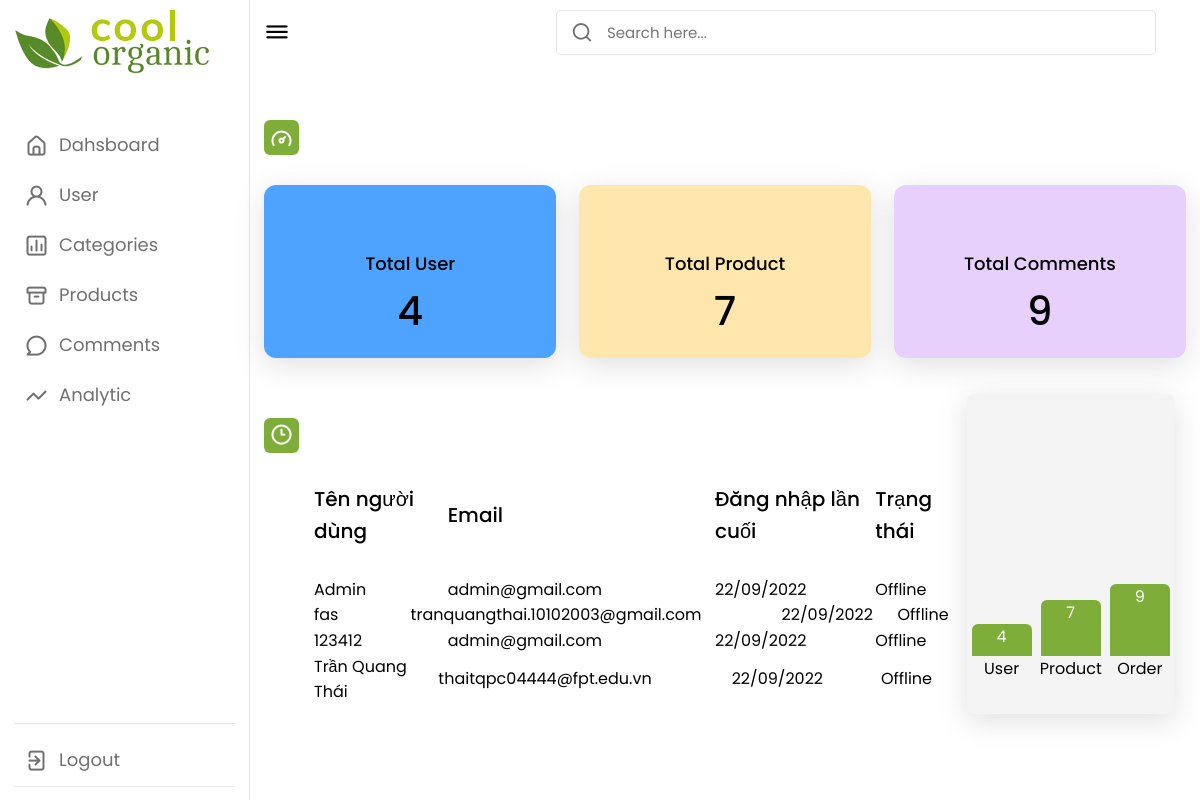
The page /admin/trang-chinh/index.php (signed in) on the database its author committed.
### tables this page shows
CREATE TABLE `khach_hang` (
  `ma_kh` varchar(20) NOT NULL,
  `mat_khau` varchar(255) NOT NULL,
  `ho_ten` varchar(50) NOT NULL,
  `kich_hoat` bit(1) NOT NULL DEFAULT b'0',
  `hinh` varchar(50) NOT NULL,
  `email` varchar(50) NOT NULL,
  `vai_tro` bit(1) NOT NULL DEFAULT b'0'
);

### admin/trang-chinh/index.php (called while the page is built, shortened)
<?php
    require '../../dao/pdo.php';
    require '../../dao/khach-hang.php';
    require '../../dao/thong-ke.php';
    $items_kh = kh_selectAll();
    $count_hh = tk_hh();
    $count_kh = tk_kh();
    $count_comment = tk_comment();
    require "../layout.php";
?>

### dao/pdo.php (called while the page is built, shortened)
<?php
function pdo_get_connection() {
    $servername = "localhost";
    $databasename = "sample_project";
    $username = "root";
    $password = "";
    try {
        $conn = new PDO("mysql:host=$servername;dbname=$databasename", $username, $password);
        $conn->setAttribute(PDO::ATTR_ERRMODE, PDO::ERRMODE_EXCEPTION);
        return $conn;
    } catch (PDOException $e) {
        return "Lỗi kết nối: " . $e->getMessage();
    }
}
function pdo_query($sql) {
    $sql_args = array_slice(func_get_args(), 1);
    try {
        $conn = pdo_get_connection();
        $stmt = $conn->prepare($sql);
        $stmt->execute($sql_args);
        $row = $stmt->fetchAll();
        return $row;
    } catch (PDOException $e) {
        throw $e;
    } finally {
        unset($conn);
    }
}
function pdo_query_value($sql) {
    $sql_args = array_slice(func_get_args(), 1);
    try {
        $conn = pdo_get_connection();
        $stmt = $conn->prepare($sql);
        $stmt->execute($sql_args);
        $row = $stmt->fetch(PDO::FETCH_ASSOC);
        return array_values($row)[0];
    } catch (PDOException $e) {
        throw $e;
    } finally {
        unset($conn);
    }
}

### dao/thong-ke.php (called while the page is built, shortened)
<?php
function tk_hh()
{
    $sql = "SELECT COUNT(*) FROM hang_hoa";
    return pdo_query_value($sql);
}
function tk_kh()
{
    $sql = "SELECT COUNT(*) FROM khach_hang";
    return pdo_query_value($sql);
}
function tk_comment()
{
    $sql = "SELECT COUNT(*) FROM binh_luan";
    return pdo_query_value($sql);
}

### dao/khach-hang.php (called while the page is built, shortened)
<?php
require_once 'pdo.php';
function kh_selectAll()
{
    $sql = "SELECT * FROM khach_hang";
    return pdo_query($sql);
}

### admin/trang-chinh/home.php (the view, shortened to what this page needs)
<div class="top">
    <i class="uil uil-bars sidebar-toggle"></i>
    <div class="search-box">
        <i class="uil uil-search"></i>
        <input type="text" placeholder="Search here...">
    </div>
</div>
<div class="dash-content">
    <div class="overview">
        <div class="title">
            <i class="uil uil-tachometer-fast-alt"></i>
            <span class="text">Dashboard</span>
        </div>
        <div class="boxes">
            <div class="box box1">
                <lord-icon src="https://cdn.lordicon.com/dxjqoygy.json" trigger="loop" state="hover-nodding" colors="primary:#121331,secondary:#000" style="width:50px;height:50px;font-weight:bold">
                </lord-icon>
                <span class="text">Total User</span>
                <span class="number number1">
                    <?= $count_kh ?>
                </span>
            </div>
            <div class="box box2">
                <lord-icon src="https://cdn.lordicon.com/nlzvfogq.json" trigger="loop" colors="primary:#121331,secondary:#000" style="width:50px;height:50px">
                </lord-icon>
                <span class="text">Total Product</span>
                <span class="number number2">
                    <?= $count_hh ?>
                </span>
            </div>
            <div class="box box3">
                <lord-icon src="https://cdn.lordicon.com/zpxybbhl.json" trigger="loop" colors="primary:#121331,secondary:#000" style="width:50px;height:50px">
                </lord-icon>
                <span class="text">Total Comments</span>
                <span class="number number3">
                    <?= $count_comment ?>
                </span>
            </div>
        </div>
    </div>
    <div class="info-chart">
        <div class="activity">
            <div class="title">
                <i class="uil uil-clock-three"></i>
                <span class="text">Recent Activity</span>
            </div>
            <div class="activity-user">
                <div class="title-user-main">
                    <div class="title-pro name">Tên người dùng</div>
                    <div class="title-pro email">Email</div>
                    <div class="title-pro date">Đăng nhập lần cuối</div>
                    <div class="title-pro status">Trạng thái</div>
                </div>
                <?php foreach ($items_kh as $kh) { ?>
                    <div class="list-user-main">
                        <div class="name"><?= $kh['ho_ten'] ?></div>
                        <div class="email"><?= $kh['email'] ?></div>
                        <div class="date">22/09/2022</div>
                        <div class="status">Offline</div>
                    </div>
                <?php } ?>
            </div>
        </div>
        <div class="chart-layout">
            <div class="chart-container">
                <div class="chart-layout__item chart-user" style="--percent: <?= $count_kh * 8; ?>px">
                    <?= $count_kh; ?>
                </div>
                <div class="name">User</div>
            </div>
            <div class="chart-container">
                <div class="chart-layout__item chart-pro" style="--percent: <?= $count_hh * 8; ?>px">
                    <?= $count_hh; ?>
                </div>
                <div class="name">Product</div>
            </div>
            <div class="chart-container">
                <div class="chart-layout__item chart-comment" style="--percent: <?= $count_comment * 8; ?>px">
                    <?= $count_comment; ?>
                </div>
                <div class="name">Order</div>
            </div>
        </div>
    </div>
</div>

### admin/content/style.css (style rules this page uses)
* { margin: 0; padding: 0; box-sizing: border-box; font-family: 'Poppins', sans-serif; }
:root { --primary-color: #7fad39; --panel-color: #FFF; --text-color: #000; --black-light-color: #707070; --border-color: #e6e5e5; --toggle-color: #DDD; --box1-color: #4DA3FF; --box2-color: #FFE6AC; --box3-color: #E7D1FC; --title-icon-color: #fff; --tran-05: all 0.5s ease; --tran-03: all 0.3s ease; --tran-03: all 0.2s ease; }
body { min-height: 100vh; background-color: var(--primary-color); }
.dashboard .top { position: fixed; top: 0; left: 250px; display: flex; width: calc(100% - 250px); justify-content: space-between; align-items: center; padding: 10px 14px; background-color: var(--panel-color); transition: var(--tran-05); z-index: 10; }
.dashboard .top .sidebar-toggle { font-size: 26px; color: var(--text-color); cursor: pointer; }
.dashboard .top .search-box { position: relative; height: 45px; max-width: 600px; width: 100%; margin: 0 30px; }
.top .search-box input { position: absolute; border: 1px solid var(--border-color); background-color: var(--panel-color); padding: 0 25px 0 50px; border-radius: 5px; height: 100%; width: 100%; color: var(--text-color); font-size: 15px; font-weight: 400; outline: none; }
.top .search-box i { position: absolute; left: 15px; font-size: 22px; z-index: 10; top: 50%; transform: translateY(-50%); color: var(--black-light-color); }
.dashboard .dash-content { padding-top: 50px; }
.dash-content .title { display: flex; align-items: center; margin: 60px 0 30px 0; }
.dash-content .title i { position: relative; height: 35px; width: 35px; background-color: var(--primary-color); border-radius: 6px; color: var(--title-icon-color); display: flex; align-items: center; justify-content: center; font-size: 24px; }
.dash-content .title .text, .dash-content .activity-header .list .text { font-size: 18px; font-weight: 500; color: white; margin-left: 10px; }
.dash-content .boxes { display: flex; align-items: center; justify-content: space-between; flex-wrap: wrap; }
.dash-content .boxes .box { display: flex; flex-direction: column; align-items: center; border-radius: 12px; width: calc(100% / 3 - 15px); padding: 15px 20px; background-color: var(--box1-color); transition: var(--tran-05); box-shadow: rgba(100, 100, 111, 0.2) 0px 7px 29px 0px; }
.boxes .box .text { white-space: nowrap; font-size: 18px; font-weight: 500; color: var(--text-color); }
.boxes .box .number { font-size: 40px; font-weight: 500; color: var(--text-color); }
.boxes .box.box2 { background-color: var(--box2-color); }
.boxes .box.box3 { background-color: var(--box3-color); }
.activity-user { margin-left: 50px; }
.title-user-main, .list-user-main { display: grid; grid-template-columns: 2fr 4fr 2.4fr 1.2fr; justify-content: flex-start; align-items: center; }
.email { margin-right: 80px; }
.title-pro { font-size: 20px; font-weight: 500; color: var(--text-color); margin-bottom: 30px; }
i, .del-icon { cursor: pointer; font-size: 18px; }
.info-chart { display: grid; grid-template-columns: 3fr 1fr; }
.chart-layout { margin: 36px auto 0 auto; padding: 32px 0; width: 90%; height: 320px; background-color: #f4f4f4; display: flex; justify-content: space-around; border-radius: 6px; box-shadow: rgba(100, 100, 111, 0.2) 0px 7px 29px 0px; }
.chart-container { display: flex; flex-direction: column; justify-content: flex-end; align-items: center; }
.chart-layout__item { align-self: flex-end; width: 60px; color: #fff; text-align: center; height: var(--percent); background-color: #7fad39; animation: growth ease-in 0.6s; margin: 0 4px; border-radius: 6px 6px 0 0; }

### rows shown on the page
khach_hang: ho_ten "Admin", email "admin@gmail.com"
khach_hang: ho_ten "fas", email "tranquangthai.10102003@gmail.com"
khach_hang: ho_ten "123412", email "admin@gmail.com"
khach_hang: ho_ten "Trần Quang Thái", email "thaitqpc04444@fpt.edu.vn"

### other values the page prints
$count_kh "4"
$count_hh "7"
$count_comment "9"
